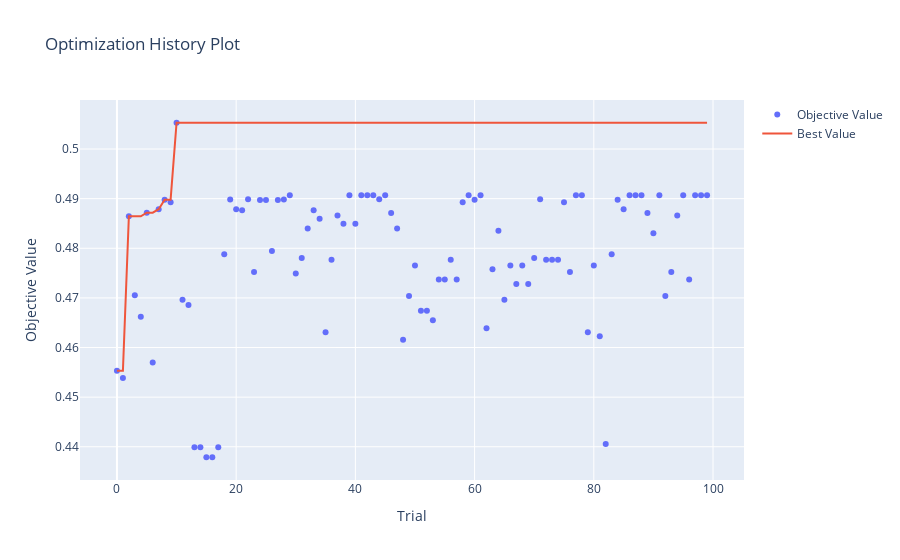

Notebook code for this chart:
### Markdown cell above
### 3.3 Optuna Visualizations
Visualizing hyper-parameter tuning results obtained by running Optuna.

### Code cell
optuna.visualization.plot_optimization_history(study)
